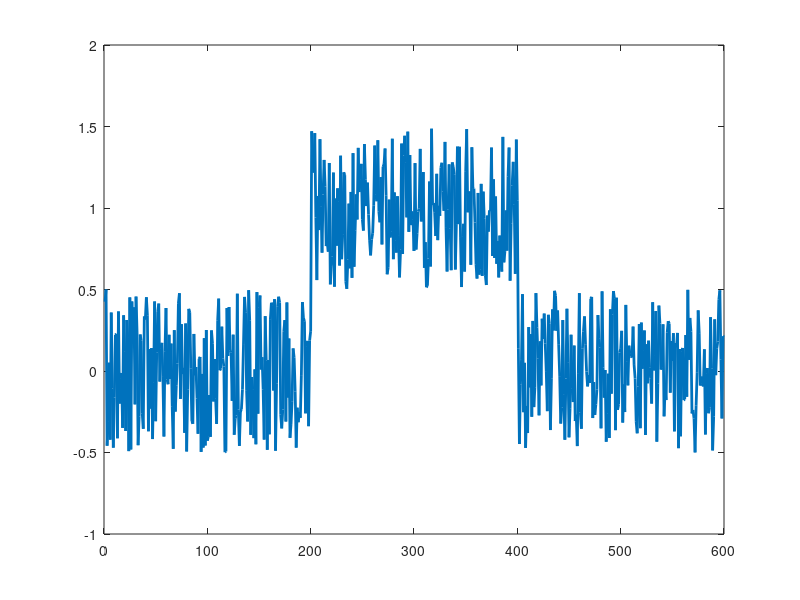
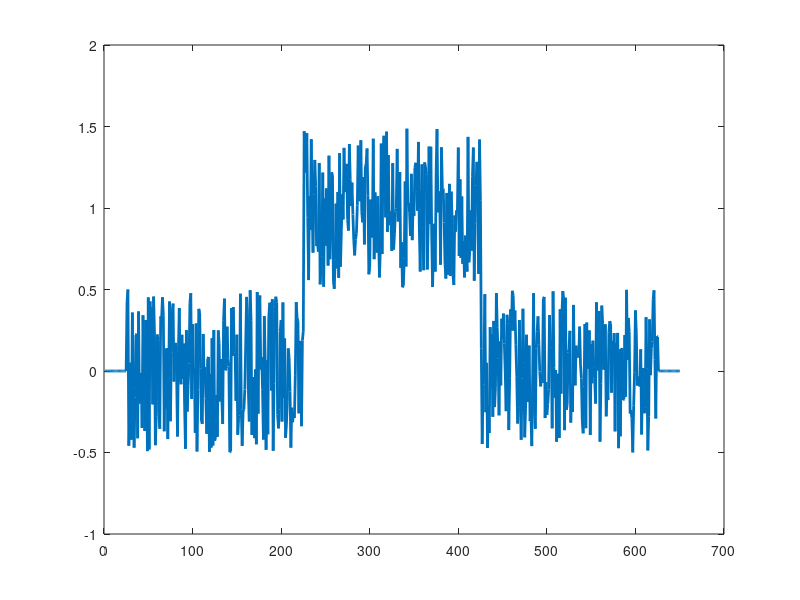
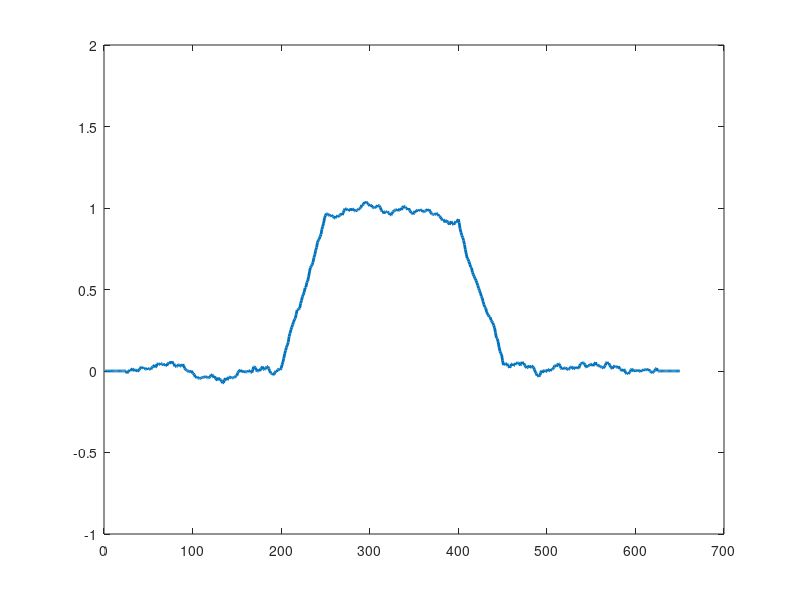
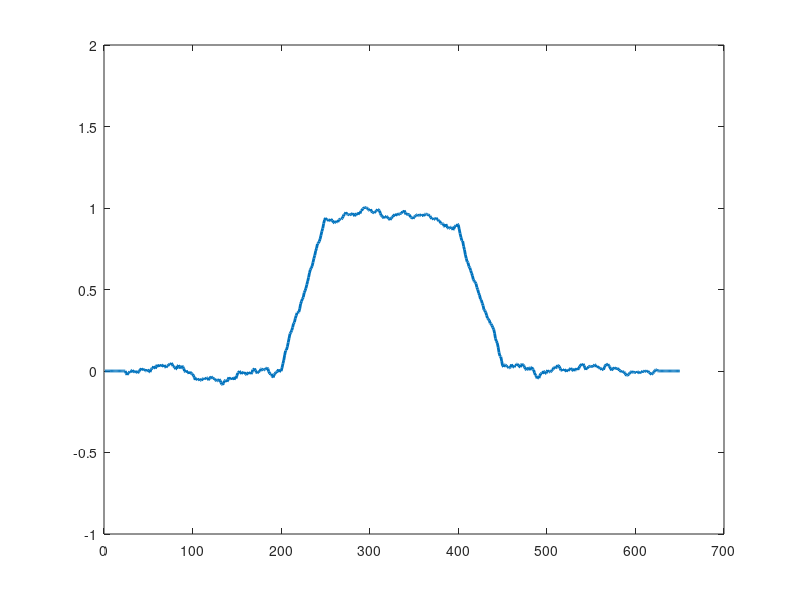

Here is the MATLAB script that generated these plots, in order:
% create input signal
z = zeros(1, 200);
o = ones(1, 200);
input = [z o z];
for i = 1:length(input)
    r = -0.5 + rand();
    input(i) =input(i)+ r;
end
% plot input signal to compare wiht later output signals
plot(input, 'lineWidth', 2);
ylim([-1 2]);

% set moving average delay
delay = 25;
% create delayed input signal for computation
zDelay = zeros(1, delay);
inputDelay = [zDelay input zDelay];
% plot inputDelay signal
figure;
plot(inputDelay, 'lineWidth', 2);
ylim([-1 2]);

delayRange = 2*delay + 1;
% use MatLab filter command to compute output
% L = filter(ones(1,delayRange)/delayRange,1,[inputDelay zeros(1,delay)]);
% outputMatLab = L(delay:end);
% figure;
% % plot moving average output due to MatLab
% plot(outputMatLab, 'lineWidth', 2);
% ylim([-1 2]);

inputDelayLen = length(inputDelay);
% compute moving average filtee without MatLab via brute force additon
outputAddition = zeros(1, inputDelayLen);
ak = -delay:delay;
for i = delay+1:length(inputDelay)-(delay+1);
    for j = ak;
        outputAddition(i) = outputAddition(i) + inputDelay(i + j);
    end
    outputAddition(i) = outputAddition(i)/delayRange;
end
figure;
% plot outputAdditon
plot(outputAddition, 'lineWidth', 2);
ylim([-1 2]);

% compute moving average via recursion
accumulator = 0;
outputRecursion = zeros(1, length(inputDelay));
for i = 1: delayRange;
    accumulator = accumulator + inputDelay(i);
end
outputRecursion(delay) = accumulator / delayRange;
what = outputRecursion(delay);

% recursion
for i = delay+1:length(inputDelay)-delay;
    accumulator = accumulator + inputDelay(i + delay) - inputDelay(i - delay);
    outputRecursion(i) = accumulator;
    outputRecursion(i) = outputRecursion(i) / delayRange;
end

%plot outputRecursion
figure;
% plot outputAdditon
plot(outputRecursion, 'lineWidth', 2);
ylim([-1 2]);
